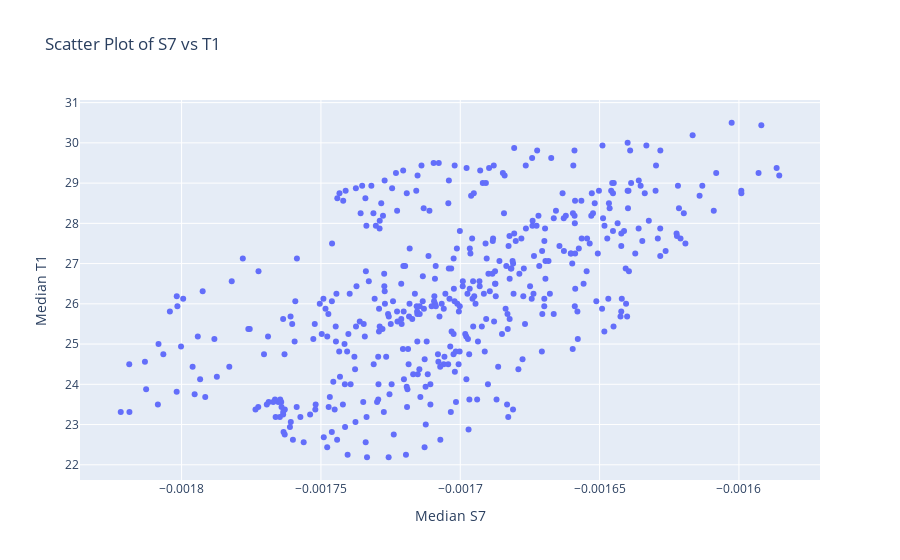

Notebook code for this chart:
### Code cell
calculate_pearson_correlation(df, TLeaf, SLeaf), 
create_scatter_plot(df, TLeaf, SLeaf)

### Figure 1 — Plotly figure (JSON) as saved in the notebook; plotly's stock layout.template omitted (floating-point values rounded to 4 significant figures; data arrays with more than 128 entries replaced by an {"elided": "..."} marker saying what was removed)
{"data": [{"hovertemplate": "Median S7=%{x}<br>Median T1=%{y}<extra></extra>", "legendgroup": "", "marker": {"color": "#636efa", "symbol": "circle"}, "mode": "markers", "name": "", "orientation": "v", "showlegend": false, "type": "scatter", "x": {"elided": "456 float values"}, "xaxis": "x", "y": {"elided": "456 float values"}, "yaxis": "y"}], "layout": {"legend": {"tracegroupgap": 0}, "title": {"text": "Scatter Plot of S7 vs T1"}, "xaxis": {"anchor": "y", "domain": [0, 1], "title": {"text": "Median S7"}}, "yaxis": {"anchor": "x", "domain": [0, 1], "title": {"text": "Median T1"}}}}
